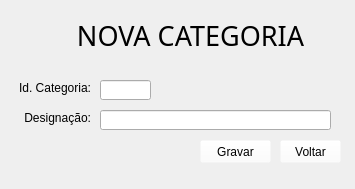
<?xml version="1.0" encoding="UTF-8"?>
<ui version="4.0">
 <class>Form</class>
 <widget class="QWidget" name="Form">
  <property name="geometry">
   <rect>
    <x>0</x>
    <y>0</y>
    <width>355</width>
    <height>189</height>
   </rect>
  </property>
  <property name="windowTitle">
   <string>Detalhes Categoria</string>
  </property>
  <widget class="QLabel" name="label_designacao">
   <property name="geometry">
    <rect>
     <x>10</x>
     <y>110</y>
     <width>81</width>
     <height>16</height>
    </rect>
   </property>
   <property name="text">
    <string>Designação:</string>
   </property>
   <property name="alignment">
    <set>Qt::AlignRight|Qt::AlignTrailing|Qt::AlignVCenter</set>
   </property>
  </widget>
  <widget class="QPushButton" name="pushButton_voltar">
   <property name="geometry">
    <rect>
     <x>280</x>
     <y>140</y>
     <width>61</width>
     <height>23</height>
    </rect>
   </property>
   <property name="styleSheet">
    <string notr="true">background-color: rgba(255, 255, 255, 0);</string>
   </property>
   <property name="text">
    <string>Voltar</string>
   </property>
   <property name="icon">
    <iconset>
     <normaloff>Imagens/voltar.png</normaloff>Imagens/voltar.png</iconset>
   </property>
  </widget>
  <widget class="QLabel" name="label">
   <property name="geometry">
    <rect>
     <x>10</x>
     <y>10</y>
     <width>61</width>
     <height>51</height>
    </rect>
   </property>
   <property name="text">
    <string/>
   </property>
   <property name="pixmap">
    <pixmap>Imagens/categorias.png</pixmap>
   </property>
   <property name="scaledContents">
    <bool>true</bool>
   </property>
  </widget>
  <widget class="QLabel" name="label_id">
   <property name="geometry">
    <rect>
     <x>10</x>
     <y>80</y>
     <width>81</width>
     <height>16</height>
    </rect>
   </property>
   <property name="text">
    <string>Id. Categoria:</string>
   </property>
   <property name="alignment">
    <set>Qt::AlignRight|Qt::AlignTrailing|Qt::AlignVCenter</set>
   </property>
  </widget>
  <widget class="QLabel" name="label_titulo">
   <property name="geometry">
    <rect>
     <x>70</x>
     <y>10</y>
     <width>241</width>
     <height>51</height>
    </rect>
   </property>
   <property name="font">
    <font>
     <family>Stencil</family>
     <pointsize>20</pointsize>
    </font>
   </property>
   <property name="text">
    <string>NOVA CATEGORIA</string>
   </property>
   <property name="alignment">
    <set>Qt::AlignCenter</set>
   </property>
  </widget>
  <widget class="QLineEdit" name="lineEdit_id">
   <property name="geometry">
    <rect>
     <x>100</x>
     <y>80</y>
     <width>51</width>
     <height>20</height>
    </rect>
   </property>
  </widget>
  <widget class="QPushButton" name="pushButton_gravar">
   <property name="geometry">
    <rect>
     <x>200</x>
     <y>140</y>
     <width>71</width>
     <height>23</height>
    </rect>
   </property>
   <property name="styleSheet">
    <string notr="true">background-color: rgba(255, 255, 255, 0);</string>
   </property>
   <property name="text">
    <string>Gravar</string>
   </property>
   <property name="icon">
    <iconset>
     <normaloff>Imagens/guardar.png</normaloff>Imagens/guardar.png</iconset>
   </property>
  </widget>
  <widget class="QLineEdit" name="lineEdit_designacao">
   <property name="geometry">
    <rect>
     <x>100</x>
     <y>110</y>
     <width>231</width>
     <height>20</height>
    </rect>
   </property>
  </widget>
 </widget>
 <resources/>
 <connections/>
</ui>
